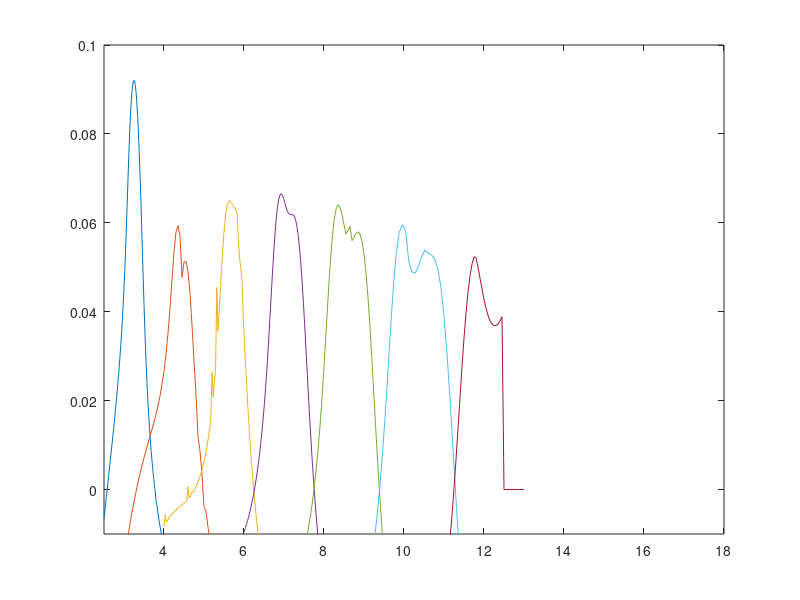

This chart was generated by the following MATLAB code: (Note: this script raises an error after producing the figure.)
clear
clc

gama3=[-0.006587258955707777, -0.004930692139099654, -0.003272419728764257, -0.0016115169994486414, 0.00005232220888542101, 0.0017208648989638167, 0.003393786576406718, 0.0050731251021702665, 0.0067615035468116145, 0.008462186091055209, 0.010179304493293238, 0.011919763949937304, 0.013686847932303087, 0.015487490106470875, 0.017330069702465627, 0.01922451377065039, 0.02118259790398567, 0.02321844294789397, 0.02534979859659695, 0.027596247392129982, 0.029982723555416632, 0.032539766403914344, 0.035306562887347244, 0.03832675914388198, 0.0416519605454033, 0.04534149404572189, 0.04945388841333058, 0.05402902613835313, 0.059054059813425035, 0.06441950213686364, 0.06989728356711802, 0.07518265852414639, 0.07998192953661458, 0.08406941971650515, 0.08733472027930682, 0.08976614532766605, 0.09128141593330714, 0.09199754121935358, 0.09193014842319243, 0.09109640320004857, 0.08951318269805927, 0.08719847086317167, 0.08416970939690896, 0.0804366634880856, 0.07602432793690768, 0.07103269891056795, 0.06554010315496236, 0.05966585240342825, 0.05358198962884536, 0.04750580898173028, 0.04166088726394933, 0.036221747506468144, 0.03128102383721165, 0.026855694576592395, 0.02291450830774038, 0.019404430597743893, 0.016267294072605288, 0.013448857952326232, 0.010893808308265704, 0.008573107325041206, 0.006451935027484967, 0.004501554037770741, 0.0026982265713150007, 0.0010221303065976219, -0.0005427741589717972, -0.0025932617613518266, -0.0033934025568444328, -0.0047011984478377965, -0.005942684661596491, -0.007125276400724228, -0.00825534264603263, -0.009338458001875018, -0.010379446397135514, -0.011382485477809937, -0.012351209089044109, -0.013288754430033942];
x3=2.5:0.02:4;

gama4=[-0.016456244819330494, -0.013402100738532825, -0.010497754905901463, -0.007753334163381048, -0.005172079587264305, -0.0027534529430175156, -0.0004960573135267017, 0.0016096542382048535, 0.003576746904825337, 0.0054183408203971216, 0.007153484981189674, 0.008804888765347815, 0.01039918394117591, 0.011967927327052971, 0.013548774632550787, 0.015184989965855418, 0.016925185677072248, 0.018839424231974534, 0.021032774716851402, 0.023609451784262964, 0.026701529776450336, 0.030481463813352438, 0.03514932553825828, 0.04081342370245372, 0.047242288960304066, 0.05348551884323272, 0.05797733627621801, 0.059355366142899546, 0.057051949019350186, 0.047757710972238784, 0.05117937183770806, 0.051321450037945915, 0.04910829037198693, 0.04410358461080635, 0.03700243267657336, 0.029052590988542213, 0.021398391406296378, 0.011890489531131157, 0.008679405968410268, 0.0035621889919176444, -0.004023573397947965, -0.004910390264220269, -0.008495986515697045, -0.01175718021258014, -0.014751118418164266, -0.017523698932484566, -0.020111950252933396, -0.0225444017816663, -0.02654025757586233, -0.028592964394084947, -0.02911084810130195, -0.03110708718013441, -0.03302662224328221, -0.03579927888549496, -0.03668201332742972, -0.03842046270049571, -0.040106591904899264, -0.04174673674983486, -0.0433468074617649, -0.04491235388636476, -0.04722346798431971];
x4=3:0.05:6;

gama5=[-0.008371636574980633, -0.005650560435354012, -0.00732709524014807, -0.00686988648968761, -0.0064520305830130745, -0.006070246540605825, -0.0057212363408584675, -0.00540156076913464, -0.00510767101499723, -0.0048358956474406625, -0.004582445145272966, -0.004343554915769541, -0.004116030675846344, -0.0038949418980326928, -0.0036771808541741237, -0.003457815169017557, -0.0032328023069275458, -0.0029985107143768145, -0.0027510432215978138, -0.0024862417172555997, 0.0006869230549163528, -0.0018871355220248165, -0.001543532197141689, -0.0005300562866338863, -0.0007468554794942174, -0.00028368262873655614, 0.00023024156060766782, 0.0008012973305270997, 0.001436978967949699, 0.002144884122924884, 0.002932780245378729, 0.0038095640931244323, 0.00478588471352679, 0.005874004920928013, 0.007089474259418331, 0.008448474017786757, 0.009969086348026379, 0.011673284028886234, 0.013586836082292494, 0.015739892201314068, 0.02633394265492133, 0.020907467380086645, 0.02400190558337518, 0.027486297201394155, 0.0454589542263894, 0.035671262225394844, 0.04028234413063148, 0.045056705525120776, 0.04975771677068485, 0.05410865434802122, 0.0578601219589916, 0.060840449949019375, 0.06297420095522407, 0.06428003079777768, 0.06485933527211894, 0.06488577034443431, 0.06457801094294545, 0.06414610707087319, 0.06372154610408055, 0.06331465148673301, 0.06282301800969217, 0.06208046899457902, 0.055849395268803496, 0.05198530708229417, 0.04969392427049335, 0.04728386483435535, 0.03877361506968175, 0.03337030037948249, 0.028036063773963504, 0.022929567984251564, 0.018142100160340454, 0.013708250580355425, 0.009625325961053305, 0.005870026434754008, 0.002411118607033428, -0.0007842582553177886, -0.003747272411615697, -0.00650605494045507, -0.009085441517549538, -0.01150658515076119, -0.013788256079653576, -0.015946011951571686, -0.013529090585472461, -0.015765638401185358, -0.017890381054192647, -0.019910457430349165, -0.021834218386250645, -0.023671551164290608, -0.025431094815196714, -0.027120457724495305, -0.028746345348331884, -0.030314639782922863, -0.03183014809370321, -0.03329878014266411, -0.03472423263125497, -0.03611017956471438, -0.03745967241172757, -0.03877541923184632, -0.040059839623586224, -0.04131511832012416, -0.04254314335845945];
x5=4:0.03:7;

gama6=[-0.009546404828157629, -0.00875997285595628, -0.007909161536941533, -0.0069880293549001325, -0.005990075662290552, -0.004907930604030235, -0.0037330622675239705, -0.0024558723308162876, -0.0010654630153897468, 0.00045067373959878436, 0.0021069436720248295, 0.003918934132060111, 0.0059074550437114605, 0.00809372793120583, 0.010501146543527823, 0.013157167811253458, 0.016094638541405654, 0.01934339278306025, 0.022929155692265557, 0.02686552611437786, 0.03114434054511113, 0.035720905249252026, 0.04049940402856989, 0.045327542942379305, 0.050007199464158686, 0.05433928309926731, 0.05814178138617575, 0.06128517475233274, 0.0636961619030212, 0.06535254180115974, 0.06627609288011792, 0.06652905332688938, 0.06621544693538932, 0.06548367177140468, 0.06452252911836782, 0.06353992109231653, 0.06272101928418905, 0.06217893649762048, 0.061926043688879474, 0.06187675075361088, 0.06188311619420259, 0.06177645594139545, 0.061400637114911116, 0.06062881939656508, 0.05936612571446041, 0.05754868519369958, 0.05513092756467043, 0.052106285940534, 0.04849808024338814, 0.04435603191459964, 0.03977141799043856, 0.03485820719856715, 0.029766210382205175, 0.024644599945731666, 0.01962299805285996, 0.014796779796263974, 0.010221752163679126, 0.0059230057588501904, 0.0019032078015064741, -0.0018491047842168489, -0.005352518388111568, -0.008628624433503576, -0.011698663354580698, -0.014580860612073112, -0.017299739244299096, -0.01986982139583248, -0.022306139212827314, -0.024621977725747826, -0.026829151474335247, -0.028938102653582803, -0.030958042196195933, -0.032897083398038096, -0.03476236435818726, -0.036560259871589645, -0.03829627037009365, -0.03997539011486634, -0.04160241163398961, -0.04317978142012771, -0.04471443636644285, -0.046207935047578926, -0.047663073568829005, -0.04908255378753846, -0.05046875204209962, -0.05182381815418008, -0.0531497167634157, -0.05444824379556819, -0.055721056612556094, -0.05696970023160227, -0.05819548770678335, -0.05939986609636461, -0.060584044477452866, -0.06174780785538776, -0.06289477304793463, -0.06402463523251226, -0.06513825696497579, -0.06623653046928737, -0.06732021922265502, -0.06839000201918635, -0.06944655598855777, -0.07049052447808123, -0.07152252046093743];
x6=6:0.03:9.0;

gama7=[-0.013815438592909951, -0.01169600093264224, -0.009302823180174571, -0.006588669713695185, -0.0034941597077310575, 0.00005192158333312847, 0.004134211095057021, 0.008849253577889907, 0.014290146223928013, 0.020538136167898596, 0.02757122045448578, 0.03517990525402612, 0.04289259576959412, 0.050050281454845996, 0.05602973857483666, 0.06041905351386197, 0.0630783714228006, 0.06405325191194526, 0.06352492157515985, 0.061850808085101815, 0.0595868163726305, 0.057419114097246864, 0.058267482242727334, 0.05917850727951179, 0.0560063197483732, 0.056717551592602854, 0.057598167744523095, 0.05797227093910531, 0.057466521104064514, 0.05583809987577955, 0.05294517272871844, 0.04872992720245971, 0.043202868457679386, 0.036496427737649925, 0.02888741195222, 0.020792188226307236, 0.012673507601588266, 0.004905559615264473, -0.0022996841670284486, -0.008877591144281346, -0.014840094764356394, -0.020265437026979336, -0.025215059625675076, -0.02975592068829452, -0.03394683063926212, -0.037837791427195414, -0.04147068837807903, -0.044880694056282935, -0.048091314369039115, -0.05113666980685377, -0.05403274143816241];
x7=7.5:0.05:10;

gama8=[-0.025346784736271458, -0.021848495217608982, -0.017673291923925735, -0.012631630519277924, -0.0064949476954765505, 0.001016713971308467, 0.01017020709775132, 0.02101668928350522, 0.032834782438036676, 0.043950209919251526, 0.05259244580941488, 0.05783587577305463, 0.059592474102722316, 0.05825998625463763, 0.05129631872106628, 0.04893187763970486, 0.048715357590322673, 0.05016143037914452, 0.05233233918849468, 0.053895240087657406, 0.053176853195881474, 0.052853013604319744, 0.05191166846023527, 0.049981992535273495, 0.04571428724383642, 0.039000116939947975, 0.02994596907129403, 0.01894153469877841, 0.006865569970467093, -0.0051743546794450175, -0.016334105534816186, -0.026263609067409134];
x8=9:0.08:11.5;

gama9=[-0.02420070435862065, -0.02035287957980386, -0.016028835772968715, -0.011184472755702024, -0.005773101374638793, 0.00022183602535017264, 0.006754146112856281, 0.013684868871015428, 0.02076686962469559, 0.02765132919441238, 0.03405776923632909, 0.03969830289334404, 0.044402376391113975, 0.04808637517637964, 0.0507285900130321, 0.05234942365862182, 0.05218194265216599, 0.05002139749849672, 0.047559190820807146, 0.0451425993807678, 0.04280675994357784, 0.0408186366229004, 0.03919687422845031, 0.03800595690216791, 0.03723750654804964, 0.03686999262301056, 0.036879697522511745, 0.037242124993846326, 0.037926707888090765, 0.03888795706883624, -8.319419030363717*10^-15, 3.262664413319699*10^-17, -4.1189335610660684*10^-17, -4.157872567780533*10^-28, -1.3462047009518804*10^-29, -1.8156034636480132*10^-30, -2.379023199133115*10^-41, -1.154458398640669*10^-42, -7.267505270851978*10^-44, -1.3325554400588482*10^-54, -6.513016897958053*10^-56];
x9=11:0.05:13;
%更大倍频的地方几乎全是0
figure
plot(x3,gama3,x4,gama4,x5,gama5,x6,gama6,x7,gama7,x8,gama8,x9,gama9)
axis([2.5 18 -0.01 0.1])
title("\theta=89 degree",FontSize=20);
xlabel("k\lambda_e",FontSize=20);
ylabel("\gamma",FontSize=20);